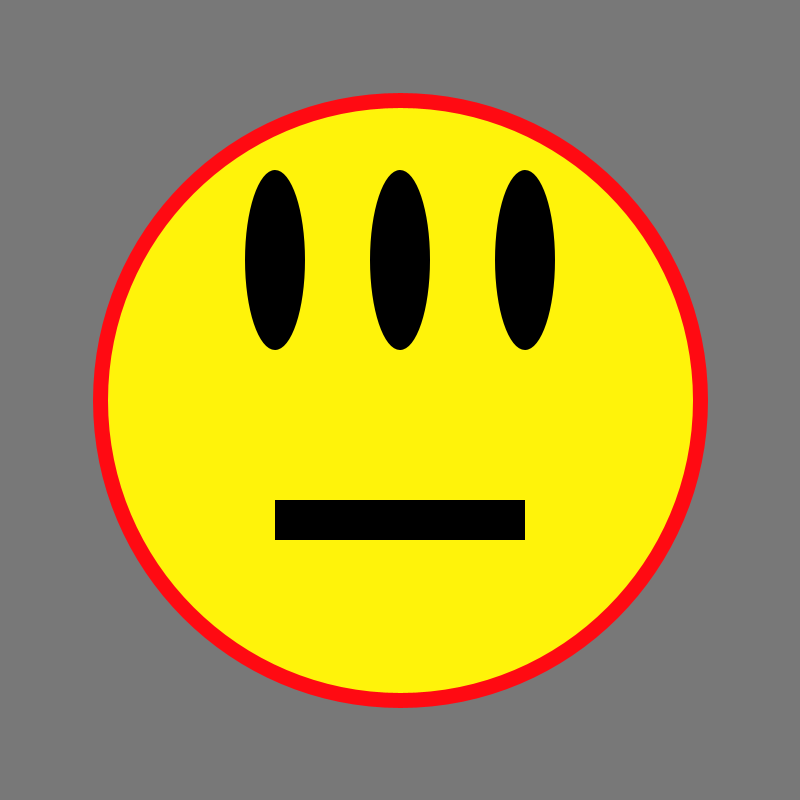
Frame 1 (no input)
Frame 60 (the mouse pressed at the canvas centre just before this capture): identical to frame 1, image omitted
Frame 120 (the mouse held since frame 60 and released just before this capture): identical to frame 1, image omitted

The Processing sketch that drew this single still picture (run headless with seeded random() and noise(); from frame 60 on, the mouse is pressed at the canvas centre):

// Processing sketch: sketch_3_eyes
// ── sketch_3_eyes.pde
void setup() {
  size(800, 800);
}


void draw() {
  background(120);

    // style the first cirlce
  strokeWeight(15);
  stroke(#FF0A12);
  fill(#FFF30A);
  
  ellipse(400, 400, 600, 600);
    // style the eyes
  noStroke();
  fill(#000000);
  
  ellipse(400, 260, 60, 180);
  ellipse(400 - 125, 260, 60, 180);
  ellipse(400 + 125, 260, 60, 180);

  // draw the mouth  
  rect(400 - 125, 500, 250, 40);
}
